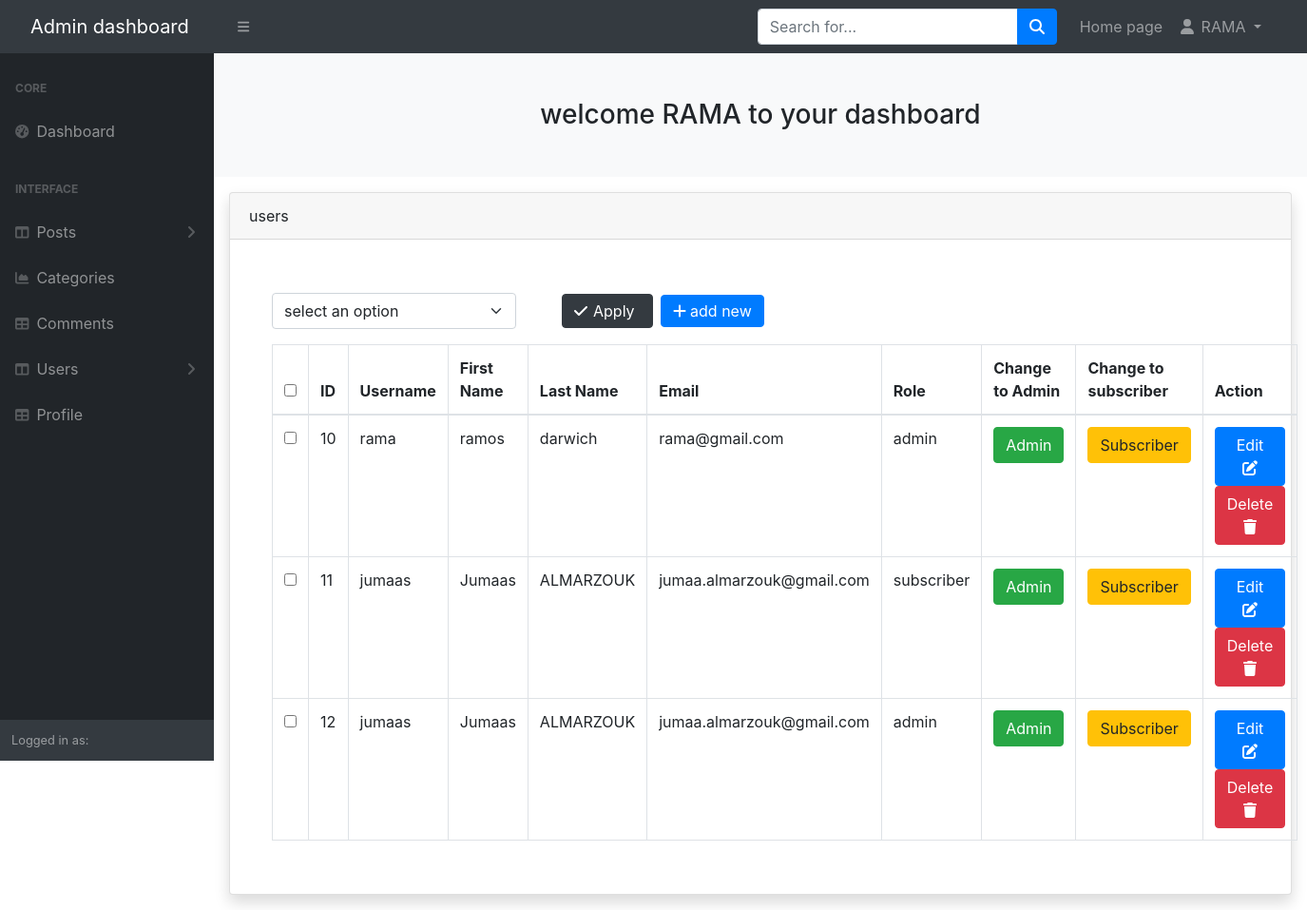
/admin/users.php (signed in), run on the app's committed database.
### tables this page shows
CREATE TABLE `users` (
  `user_id` int(3) NOT NULL,
  `username` varchar(255) NOT NULL,
  `user_password` varchar(255) NOT NULL,
  `user_firstname` varchar(255) DEFAULT NULL,
  `user_lastname` varchar(255) DEFAULT NULL,
  `user_email` varchar(255) NOT NULL,
  `user_role` varchar(255) NOT NULL
);

### admin/inc/view_all_users.php (the view, shortened to what this page needs)
<form action="" method="post">
    <div class="card-body">
        <div class="d-flex justify-content-start align-items-center mb-3 mt-3">
            <select class="form-select  w-25 me-5" aria-label="Default select example" name="bulk_options">
                <option class="dropdown-item" value="">select an option</option>
            </select>
            <div class="btn btn-dark me-2 d-flex justify-content-start align-items-center pt-1 pb-1">
                <i class="fa-solid fa-check p-0"></i>
                <input class="bg-dark border-0 text-white" type="submit" value="Apply" onClick="javascript: return confirm('Are you sure?')">
            </div>
            <a class="btn btn-primary pt-1 pb-1" href="users.php?source=add_user"><i class="fa-solid fa-plus"></i> add new </a>
        </div>
        <table class="table table-bordered table-hover">
            <thead>
                <tr>
                    <th scope="col"><input type="checkbox" id="selectAllBoxex"></th>
                    <th scope="col">ID</th>
                    <th scope="col">Username</th>
                    <th scope="col">First Name</th>
                    <th scope="col">Last Name</th>
                    <th scope="col">Email</th>
                    <th scope="col">Role</th>
                    <th scope="col">Change to Admin</th>
                    <th scope="col">Change to subscriber</th>
                    <th scope="col">Action</th>
                </tr>
            </thead>
            <tbody>
                <?php
                $query = "SELECT * FROM users";
                $stat = $conn->query($query);
                $result = $stat->fetchAll(PDO::FETCH_ASSOC);
                foreach ($result as $user) {
                    $user_id = $user['user_id'];
                    $username = $user['username'];
                    $user_firstname = $user['user_firstname'];
                    $user_lastname = $user['user_lastname'];
                    $user_email = $user['user_email'];
                    $user_role = $user['user_role'];
                    echo "<tr>";
                ?>
                    <td><input type='checkbox' class='checkBoxes' name='checkBoxArray[]' value='<?= $user_id ?>'></td>
                <?php
                    echo "<td>$user_id</td>";
                    echo "<td>$username</td>";
                    echo "<td>$user_firstname</td>";
                    echo "<td>$user_lastname</td>";
                    echo "<td>$user_email</td>";
                    echo "<td>$user_role</td>";
                    echo  "<td>
            <a class='btn btn-success' href='users.php?change_to_admin=$user_id'>Admin</a>
            </td>";
                    echo  "<td>
            <a class='btn btn-warning' href='users.php?change_to_sub=$user_id'>Subscriber</a>
            </td>";
                    echo  "<td>
            <a class='btn btn-primary' href='users.php?source=edit_user&edit_user=$user_id'>Edit <i class='fa-solid fa-pen-to-square'></i></a>
            <a class='btn btn-danger' onClick=\"javascript: return confirm('Are you sure you want to delete the user?')\" href='users.php?delete=$user_id'>Delete <i class='fa-solid fa-trash'></i></a>
            </td>";
                    echo "</tr>";
                } ?>
            </tbody>
        </table>
</form>

### data on the page
users: user_id "10", username "rama", user_firstname "ramos", user_lastname "darwich", user_email "rama@gmail.com", user_role "admin"
users: user_id "11", username "jumaas", user_firstname "Jumaas", user_lastname "ALMARZOUK", user_email "jumaa.almarzouk@gmail.com", user_role "subscriber"
users: user_id "12", username "jumaas", user_firstname "Jumaas", user_lastname "ALMARZOUK", user_email "jumaa.almarzouk@gmail.com", user_role "admin"

### other printed values
$_SESSION['username'] "RAMA"
